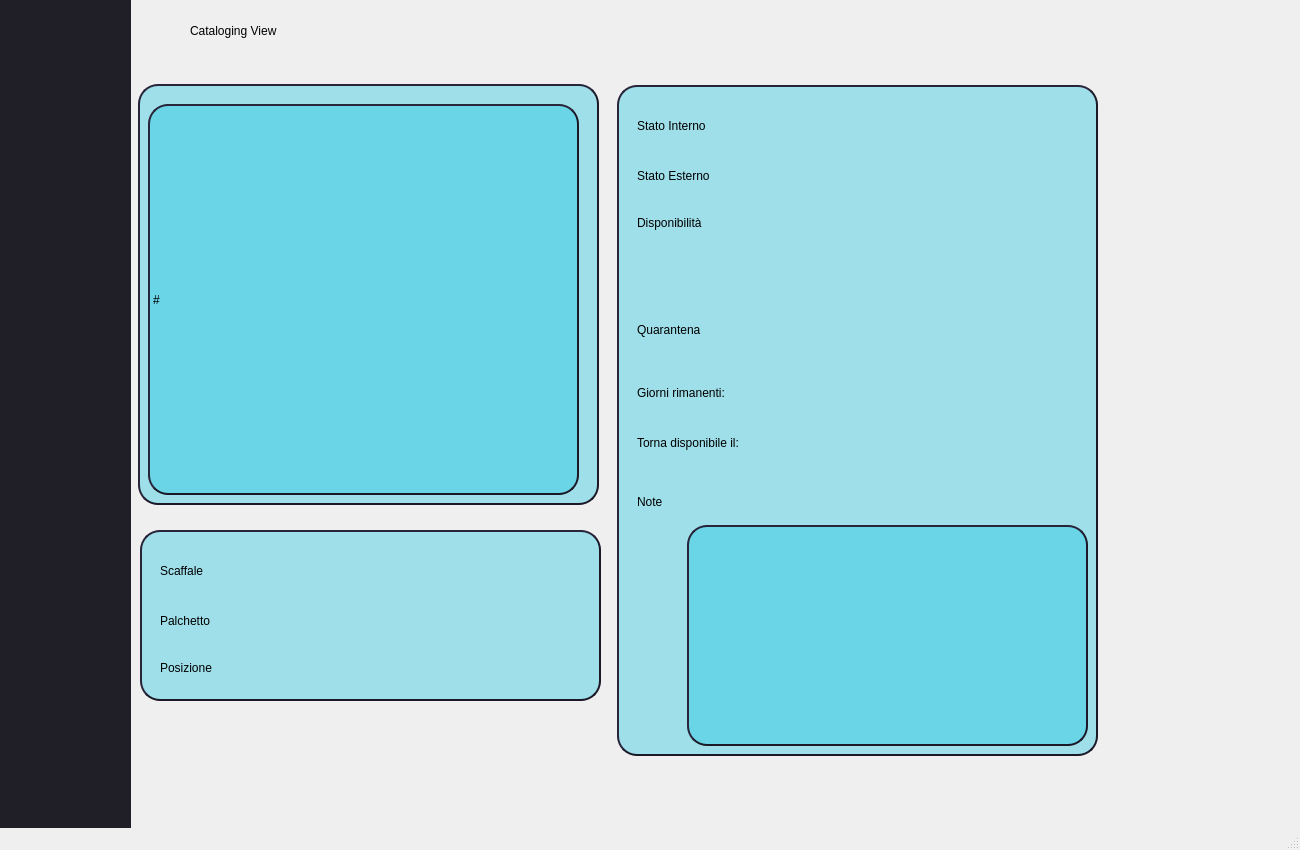
<?xml version="1.0" encoding="UTF-8"?>
<ui version="4.0">
 <class>Home</class>
 <widget class="QMainWindow" name="Home">
  <property name="geometry">
   <rect>
    <x>0</x>
    <y>0</y>
    <width>1300</width>
    <height>850</height>
   </rect>
  </property>
  <property name="minimumSize">
   <size>
    <width>760</width>
    <height>850</height>
   </size>
  </property>
  <property name="maximumSize">
   <size>
    <width>1300</width>
    <height>1500</height>
   </size>
  </property>
  <property name="windowTitle">
   <string>Babelib</string>
  </property>
  <widget class="QWidget" name="centralwidget">
   <widget class="QFrame" name="frame_2">
    <property name="geometry">
     <rect>
      <x>0</x>
      <y>0</y>
      <width>131</width>
      <height>1281</height>
     </rect>
    </property>
    <property name="styleSheet">
     <string notr="true">border:none;
background-color: rgb(32, 30, 39)</string>
    </property>
    <property name="frameShape">
     <enum>QFrame::StyledPanel</enum>
    </property>
    <property name="frameShadow">
     <enum>QFrame::Raised</enum>
    </property>
    <widget class="QLabel" name="logoImage">
     <property name="geometry">
      <rect>
       <x>0</x>
       <y>0</y>
       <width>131</width>
       <height>111</height>
      </rect>
     </property>
     <property name="styleSheet">
      <string notr="true">background-color:transparent;</string>
     </property>
     <property name="text">
      <string/>
     </property>
     <property name="textFormat">
      <enum>Qt::RichText</enum>
     </property>
     <property name="pixmap">
      <pixmap>../img/Babelib-removebg-preview.png</pixmap>
     </property>
     <property name="scaledContents">
      <bool>false</bool>
     </property>
     <property name="alignment">
      <set>Qt::AlignCenter</set>
     </property>
    </widget>
    <widget class="QPushButton" name="returnButton">
     <property name="geometry">
      <rect>
       <x>30</x>
       <y>770</y>
       <width>71</width>
       <height>51</height>
      </rect>
     </property>
     <property name="styleSheet">
      <string notr="true">background-color:transparent;</string>
     </property>
     <property name="text">
      <string/>
     </property>
     <property name="icon">
      <iconset>
       <normaloff>../img/go back.png</normaloff>../img/go back.png</iconset>
     </property>
     <property name="iconSize">
      <size>
       <width>40</width>
       <height>40</height>
      </size>
     </property>
    </widget>
   </widget>
   <widget class="QLabel" name="background">
    <property name="geometry">
     <rect>
      <x>10</x>
      <y>-10</y>
      <width>1511</width>
      <height>841</height>
     </rect>
    </property>
    <property name="text">
     <string/>
    </property>
    <property name="textFormat">
     <enum>Qt::RichText</enum>
    </property>
    <property name="pixmap">
     <pixmap>../img/background_blur.jpg</pixmap>
    </property>
    <property name="scaledContents">
     <bool>true</bool>
    </property>
   </widget>
   <widget class="QLabel" name="catalogingViewLabel">
    <property name="geometry">
     <rect>
      <x>190</x>
      <y>20</y>
      <width>141</width>
      <height>21</height>
     </rect>
    </property>
    <property name="styleSheet">
     <string notr="true">font: bold 13pt &quot;&quot;;
</string>
    </property>
    <property name="text">
     <string>Cataloging View</string>
    </property>
   </widget>
   <widget class="QLabel" name="catalogingViewImage">
    <property name="geometry">
     <rect>
      <x>130</x>
      <y>10</y>
      <width>51</width>
      <height>51</height>
     </rect>
    </property>
    <property name="text">
     <string/>
    </property>
    <property name="pixmap">
     <pixmap>../img/Icona Catalogazione.png</pixmap>
    </property>
    <property name="scaledContents">
     <bool>true</bool>
    </property>
   </widget>
   <widget class="QFrame" name="frame_11">
    <property name="geometry">
     <rect>
      <x>138</x>
      <y>84</y>
      <width>461</width>
      <height>421</height>
     </rect>
    </property>
    <property name="minimumSize">
     <size>
      <width>0</width>
      <height>1</height>
     </size>
    </property>
    <property name="styleSheet">
     <string notr="true">border-radius: 20px;
border-style: outset;
border-width: 2px;
border-color:rgb(27,25,39);
background-color:rgba(0, 192, 225, 85)</string>
    </property>
    <property name="frameShape">
     <enum>QFrame::StyledPanel</enum>
    </property>
    <property name="frameShadow">
     <enum>QFrame::Raised</enum>
    </property>
    <widget class="QLabel" name="label">
     <property name="geometry">
      <rect>
       <x>10</x>
       <y>20</y>
       <width>431</width>
       <height>391</height>
      </rect>
     </property>
     <property name="text">
      <string>#</string>
     </property>
     <property name="textFormat">
      <enum>Qt::MarkdownText</enum>
     </property>
    </widget>
   </widget>
   <widget class="QFrame" name="frame_12">
    <property name="geometry">
     <rect>
      <x>140</x>
      <y>530</y>
      <width>461</width>
      <height>171</height>
     </rect>
    </property>
    <property name="minimumSize">
     <size>
      <width>0</width>
      <height>1</height>
     </size>
    </property>
    <property name="styleSheet">
     <string notr="true">border-radius: 20px;
border-style: outset;
border-width: 2px;
border-color:rgb(27,25,39);
background-color:rgba(0, 192, 225, 85)</string>
    </property>
    <property name="frameShape">
     <enum>QFrame::StyledPanel</enum>
    </property>
    <property name="frameShadow">
     <enum>QFrame::Raised</enum>
    </property>
    <widget class="QFrame" name="frame_13">
     <property name="geometry">
      <rect>
       <x>190</x>
       <y>320</y>
       <width>321</width>
       <height>31</height>
      </rect>
     </property>
     <property name="minimumSize">
      <size>
       <width>0</width>
       <height>1</height>
      </size>
     </property>
     <property name="styleSheet">
      <string notr="true">border-radius: 20px;
border-style: outset;
border-width: 2px;
border-color:rgb(27,25,39);
background-color:rgba(0, 192, 225, 85)</string>
     </property>
     <property name="frameShape">
      <enum>QFrame::StyledPanel</enum>
     </property>
     <property name="frameShadow">
      <enum>QFrame::Raised</enum>
     </property>
    </widget>
    <widget class="QFrame" name="frame_14">
     <property name="geometry">
      <rect>
       <x>190</x>
       <y>370</y>
       <width>321</width>
       <height>31</height>
      </rect>
     </property>
     <property name="minimumSize">
      <size>
       <width>0</width>
       <height>1</height>
      </size>
     </property>
     <property name="styleSheet">
      <string notr="true">border-radius: 20px;
border-style: outset;
border-width: 2px;
border-color:rgb(27,25,39);
background-color:rgba(0, 192, 225, 85)</string>
     </property>
     <property name="frameShape">
      <enum>QFrame::StyledPanel</enum>
     </property>
     <property name="frameShadow">
      <enum>QFrame::Raised</enum>
     </property>
    </widget>
    <widget class="QLabel" name="scaffaleLabel">
     <property name="geometry">
      <rect>
       <x>20</x>
       <y>30</y>
       <width>101</width>
       <height>21</height>
      </rect>
     </property>
     <property name="styleSheet">
      <string notr="true">font: 75 bold 11pt &quot;Arial&quot;;
border:none;
background-color:none;</string>
     </property>
     <property name="text">
      <string>Scaffale</string>
     </property>
    </widget>
    <widget class="QLabel" name="palchettoLabel">
     <property name="geometry">
      <rect>
       <x>20</x>
       <y>80</y>
       <width>71</width>
       <height>21</height>
      </rect>
     </property>
     <property name="styleSheet">
      <string notr="true">font: 75 bold 11pt &quot;Arial&quot;;
border:none;
background-color:none;</string>
     </property>
     <property name="text">
      <string>Palchetto</string>
     </property>
    </widget>
    <widget class="QLabel" name="positionLabel">
     <property name="geometry">
      <rect>
       <x>20</x>
       <y>130</y>
       <width>81</width>
       <height>16</height>
      </rect>
     </property>
     <property name="styleSheet">
      <string notr="true">font: 75 bold 11pt &quot;Arial&quot;;
border:none;
background-color:none;</string>
     </property>
     <property name="text">
      <string>Posizione</string>
     </property>
    </widget>
    <widget class="QComboBox" name="filterBox_2">
     <property name="geometry">
      <rect>
       <x>190</x>
       <y>220</y>
       <width>321</width>
       <height>31</height>
      </rect>
     </property>
     <property name="styleSheet">
      <string notr="true">font: italic 10pt &quot;Arial&quot;;</string>
     </property>
     <item>
      <property name="text">
       <string>Fantasy</string>
      </property>
     </item>
     <item>
      <property name="text">
       <string>Storico</string>
      </property>
     </item>
     <item>
      <property name="text">
       <string>Narrativa</string>
      </property>
     </item>
     <item>
      <property name="text">
       <string>pippo</string>
      </property>
     </item>
    </widget>
    <widget class="QDateEdit" name="dateEdit_2">
     <property name="geometry">
      <rect>
       <x>190</x>
       <y>270</y>
       <width>321</width>
       <height>31</height>
      </rect>
     </property>
    </widget>
   </widget>
   <widget class="QLabel" name="collocationImage_2">
    <property name="geometry">
     <rect>
      <x>160</x>
      <y>517</y>
      <width>31</width>
      <height>31</height>
     </rect>
    </property>
    <property name="text">
     <string/>
    </property>
    <property name="pixmap">
     <pixmap>../img/inventory.png</pixmap>
    </property>
    <property name="scaledContents">
     <bool>true</bool>
    </property>
   </widget>
   <widget class="QFrame" name="frame_15">
    <property name="geometry">
     <rect>
      <x>617</x>
      <y>85</y>
      <width>481</width>
      <height>671</height>
     </rect>
    </property>
    <property name="minimumSize">
     <size>
      <width>0</width>
      <height>1</height>
     </size>
    </property>
    <property name="styleSheet">
     <string notr="true">border-radius: 20px;
border-style: outset;
border-width: 2px;
border-color:rgb(27,25,39);
background-color:rgba(0, 192, 225, 85)</string>
    </property>
    <property name="frameShape">
     <enum>QFrame::StyledPanel</enum>
    </property>
    <property name="frameShadow">
     <enum>QFrame::Raised</enum>
    </property>
    <widget class="QLabel" name="titleLabel_2">
     <property name="geometry">
      <rect>
       <x>20</x>
       <y>30</y>
       <width>101</width>
       <height>21</height>
      </rect>
     </property>
     <property name="styleSheet">
      <string notr="true">font: 75 bold 11pt &quot;Arial&quot;;
border:none;
background-color:none;</string>
     </property>
     <property name="text">
      <string>Stato Interno</string>
     </property>
    </widget>
    <widget class="QLabel" name="authorLabel_2">
     <property name="geometry">
      <rect>
       <x>20</x>
       <y>80</y>
       <width>101</width>
       <height>21</height>
      </rect>
     </property>
     <property name="styleSheet">
      <string notr="true">font: 75 bold 11pt &quot;Arial&quot;;
border:none;
background-color:none;</string>
     </property>
     <property name="text">
      <string>Stato Esterno</string>
     </property>
    </widget>
    <widget class="QLabel" name="natureLabel_2">
     <property name="geometry">
      <rect>
       <x>20</x>
       <y>130</y>
       <width>101</width>
       <height>16</height>
      </rect>
     </property>
     <property name="styleSheet">
      <string notr="true">font: 75 bold 11pt &quot;Arial&quot;;
border:none;
background-color:none;</string>
     </property>
     <property name="text">
      <string>Disponibilità</string>
     </property>
    </widget>
    <widget class="QLabel" name="typeLabel_2">
     <property name="geometry">
      <rect>
       <x>20</x>
       <y>410</y>
       <width>47</width>
       <height>13</height>
      </rect>
     </property>
     <property name="styleSheet">
      <string notr="true">font: 75 bold 11pt &quot;Arial&quot;;
border:none;
background-color:none;</string>
     </property>
     <property name="text">
      <string>Note</string>
     </property>
    </widget>
    <widget class="QTextEdit" name="textEdit">
     <property name="geometry">
      <rect>
       <x>70</x>
       <y>440</y>
       <width>401</width>
       <height>221</height>
      </rect>
     </property>
    </widget>
    <widget class="QLabel" name="typeLabel_5">
     <property name="geometry">
      <rect>
       <x>20</x>
       <y>300</y>
       <width>131</width>
       <height>16</height>
      </rect>
     </property>
     <property name="styleSheet">
      <string notr="true">font: 75 bold 11pt &quot;Arial&quot;;
border:none;
background-color:none;</string>
     </property>
     <property name="text">
      <string>Giorni rimanenti:</string>
     </property>
    </widget>
    <widget class="QLabel" name="typeLabel_6">
     <property name="geometry">
      <rect>
       <x>20</x>
       <y>350</y>
       <width>201</width>
       <height>16</height>
      </rect>
     </property>
     <property name="styleSheet">
      <string notr="true">font: 75 bold 11pt &quot;Arial&quot;;
border:none;
background-color:none;</string>
     </property>
     <property name="text">
      <string>Torna disponibile il: </string>
     </property>
    </widget>
    <widget class="QLabel" name="natureLabel_4">
     <property name="geometry">
      <rect>
       <x>20</x>
       <y>234</y>
       <width>111</width>
       <height>21</height>
      </rect>
     </property>
     <property name="styleSheet">
      <string notr="true">font: 75 bold 11pt &quot;Arial&quot;;
border:none;
background-color:none;</string>
     </property>
     <property name="text">
      <string>Quarantena</string>
     </property>
    </widget>
   </widget>
   <widget class="QLabel" name="inventaryImage_2">
    <property name="geometry">
     <rect>
      <x>640</x>
      <y>70</y>
      <width>31</width>
      <height>31</height>
     </rect>
    </property>
    <property name="text">
     <string/>
    </property>
    <property name="pixmap">
     <pixmap>../img/maintenance.png</pixmap>
    </property>
    <property name="scaledContents">
     <bool>true</bool>
    </property>
   </widget>
   <widget class="QLabel" name="inventaryImage">
    <property name="geometry">
     <rect>
      <x>160</x>
      <y>70</y>
      <width>31</width>
      <height>31</height>
     </rect>
    </property>
    <property name="text">
     <string/>
    </property>
    <property name="pixmap">
     <pixmap>../img/book.png</pixmap>
    </property>
    <property name="scaledContents">
     <bool>true</bool>
    </property>
   </widget>
   <zorder>background</zorder>
   <zorder>frame_2</zorder>
   <zorder>catalogingViewLabel</zorder>
   <zorder>catalogingViewImage</zorder>
   <zorder>frame_11</zorder>
   <zorder>frame_12</zorder>
   <zorder>collocationImage_2</zorder>
   <zorder>frame_15</zorder>
   <zorder>inventaryImage_2</zorder>
   <zorder>inventaryImage</zorder>
  </widget>
  <widget class="QStatusBar" name="statusbar"/>
  <action name="actionModifica">
   <property name="text">
    <string>Modifica</string>
   </property>
  </action>
 </widget>
 <resources/>
 <connections/>
</ui>
